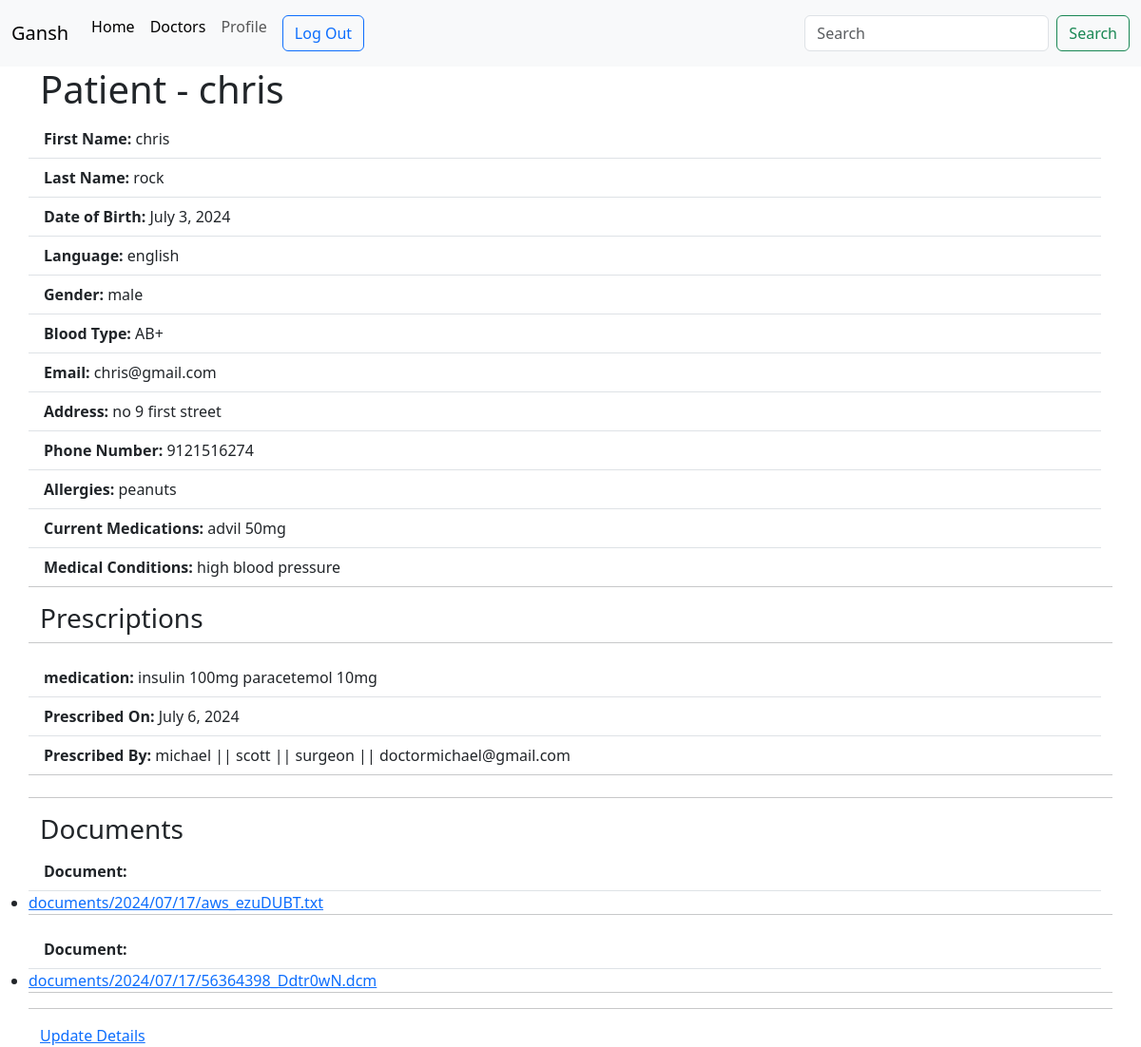
Before: /patient-details/chrisrock (signed in) with the older database file.
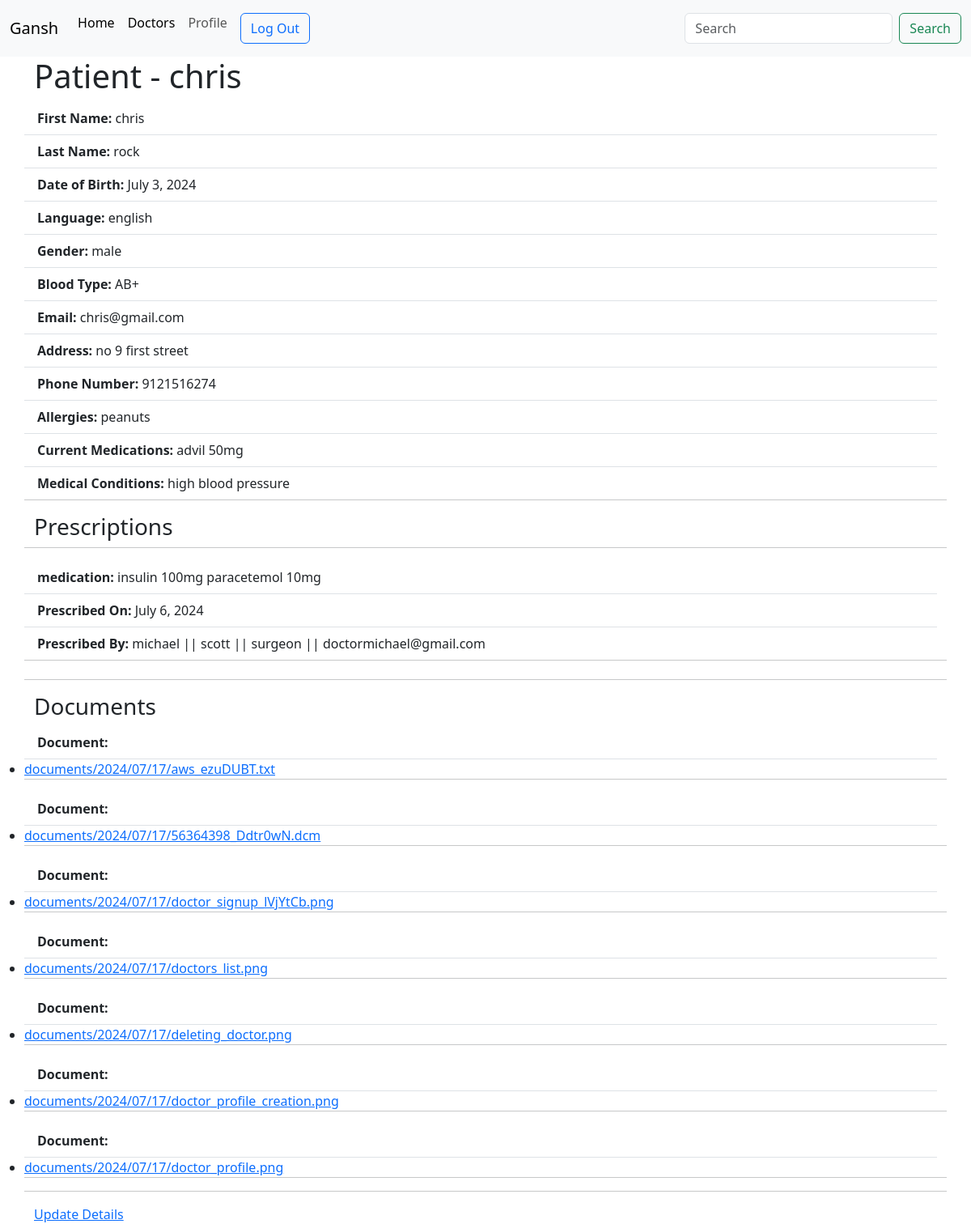
After: the same page with the newer database file.
### thesis_api/models.py (models this page shows, shortened)
class Prescriptions(models.Model):
    slug = models.SlugField(null=True, blank=True)
    medication = models.TextField(help_text="Please write the medication and dose.")
    prescribed_by = models.ForeignKey(Doctor, on_delete=models.SET_NULL, blank=True, null=True)
    prescribed_on = models.DateField(auto_now_add=True)
    prescribe_for = models.ForeignKey("Patient", on_delete=models.SET_NULL, blank=True, null=True)
    class Meta:
        verbose_name_plural = 'Prescriptions'

class Doctor(models.Model):
    male = 'male'
    female = 'female'
    category_choices = [
        (male , 'male'), (female ,'female')
    ]
    user = models.ForeignKey(User, on_delete=models.CASCADE)
    slug = models.SlugField(null=True, blank=True)
    first_name = models.CharField(max_length=50)
    last_name = models.CharField(max_length=50)
    specialization = models.CharField(max_length=150)
    date_of_birth = models.DateField(auto_now=False, auto_now_add=False)
    language = models.CharField(max_length=50)
    gender = models.CharField(max_length=50, choices=category_choices)
    email = models.EmailField(max_length=254)
    def __str__(self):
        return f"{self.first_name} || {self.last_name} || {self.specialization} || {self.email}"

class Document(models.Model):
    user = models.ForeignKey(User, on_delete=models.CASCADE)
    docfile = models.FileField(upload_to='documents/%Y/%m/%d')

### thesis_api/views.py (the view)
# urls.py: path('patient-details/<slug>', views.PatientRetrieve.as_view(), name="patient-details"),
class PatientRetrieve(LoginRequiredMixin,generics.RetrieveAPIView):
    queryset = Patient.objects.all()
    serializer_class = PatientSerializer
    lookup_fields = 'slug'
    renderer_classes = [TemplateHTMLRenderer]
    template_name = 'patient_detail.html'
    login_url = '/login/'
    def get(self, request, slug):
        queryset = Patient.objects.get(slug=slug)
        prescriptions = Prescriptions.objects.filter(prescribe_for=queryset)
        documents = Document.objects.filter(user__patient=queryset)
        return Response({'patient': queryset, 'prescriptions': prescriptions, 'documents': documents})

### templates/patient_detail.html
{% extends "base.html" %}
{% load rest_framework %}
{% block content %}
    <div class="container">
        <h1>Patient - {{ patient.first_name }}</h1>
        <div class="row align-items-start">
            <ul class="list-group list-group-flush">
                <li class="list-group-item"><b>First Name: </b>{{ patient.first_name }}</li>
                <li class="list-group-item"><b>Last Name:</b> {{ patient.last_name }}</li>
                <li class="list-group-item"><b>Date of Birth:</b> {{ patient.date_of_birth }}</li>
                <li class="list-group-item"><b>Language:</b> {{ patient.language }}</li>
                <li class="list-group-item"><b>Gender:</B> {{ patient.gender }}</li>
                <li class="list-group-item"><b>Blood Type:</B> {{ patient.blood_type }}</li>
                <li class="list-group-item"><b>Email:</b> {{ patient.email }}</li>
                <li class="list-group-item"><b>Address:</b> {{ patient.address }}</li>
                <li class="list-group-item"><b>Phone Number:</b> {{ patient.phone_number }}</li>
                <li class="list-group-item"><b>Allergies:</b> {{ patient.allergies }}</li>
                <li class="list-group-item"><b>Current Medications:</b> {{ patient.current_medications }}</li>
                <li class="list-group-item"><b>Medical Conditions:</b> {{ patient.medical_conditions }}</li>
            </ul>
            <br>
            <hr>
            {% if prescriptions %}
            <h3>Prescriptions</h3>
            <hr>
            {% for prescription in prescriptions %}
            <ul class="list-group list-group-flush">
                <li class="list-group-item"><b>medication:</b> {{ prescription.medication }}</li>
                <li class="list-group-item"><b>Prescribed On:</b> {{ prescription.prescribed_on }}</li>
                <li class="list-group-item"><b>Prescribed By:</b> {{ prescription.prescribed_by }}</li>
            </ul>
            <hr>
            {% endfor %}
            <br>
            <hr>
            <h3>Documents</h3>
            {% for document in documents %}
            <ul class="list-group list-group-flush">
                <li class="list-group-item"><b>Document:</b>
                     <li><a href="{{ document.docfile.url }}">{{ document.docfile.name }}</a></li>
            </li>
            </ul>
            <hr>
            {% endfor %}
            <hr>
            {% endif %}
            {% if request.user == patient.user %}
                <a href="{% url 'patient' patient.slug %}"> Update Details</a>
            {% endif %}
        </div>
    </div>
{% endblock content %}

Changed rows visible on the page:
added Document: docfile.name "documents/2024/07/17/doctor_signup_lVjYtCb.png"
added Document: docfile.name "documents/2024/07/17/doctors_list.png"
added Document: docfile.name "documents/2024/07/17/deleting_doctor.png"
added Document: docfile.name "documents/2024/07/17/doctor_profile_creation.png"
added Document: docfile.name "documents/2024/07/17/doctor_profile.png"
